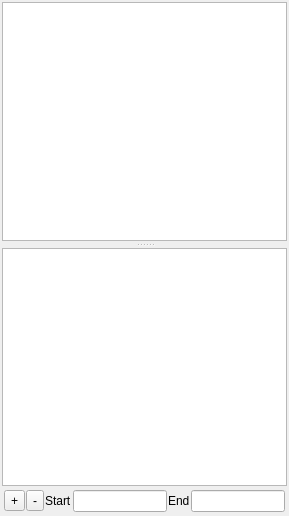
<?xml version="1.0" encoding="UTF-8"?>
<ui version="4.0">
 <class>annotationPaneBase</class>
 <widget class="QWidget" name="annotationPaneBase">
  <property name="geometry">
   <rect>
    <x>0</x>
    <y>0</y>
    <width>289</width>
    <height>516</height>
   </rect>
  </property>
  <property name="windowTitle">
   <string>Form</string>
  </property>
  <layout class="QVBoxLayout" name="verticalLayout">
   <property name="spacing">
    <number>2</number>
   </property>
   <property name="margin">
    <number>2</number>
   </property>
   <item>
    <widget class="QSplitter" name="splitter">
     <property name="frameShadow">
      <enum>QFrame::Plain</enum>
     </property>
     <property name="orientation">
      <enum>Qt::Vertical</enum>
     </property>
     <property name="handleWidth">
      <number>7</number>
     </property>
     <widget class="QListWidget" name="annotationListWidget"/>
     <widget class="QTextEdit" name="noteEdit"/>
    </widget>
   </item>
   <item>
    <widget class="QWidget" name="widget" native="true">
     <property name="sizePolicy">
      <sizepolicy hsizetype="Preferred" vsizetype="Fixed">
       <horstretch>0</horstretch>
       <verstretch>0</verstretch>
      </sizepolicy>
     </property>
     <layout class="QHBoxLayout" name="horizontalLayout">
      <property name="spacing">
       <number>1</number>
      </property>
      <property name="margin">
       <number>2</number>
      </property>
      <item>
       <widget class="QToolButton" name="addAnnotationButton">
        <property name="text">
         <string>+</string>
        </property>
       </widget>
      </item>
      <item>
       <widget class="QToolButton" name="deleteAnnotationButton">
        <property name="text">
         <string>-</string>
        </property>
       </widget>
      </item>
      <item>
       <layout class="QFormLayout" name="formLayout">
        <property name="formAlignment">
         <set>Qt::AlignCenter</set>
        </property>
        <item row="0" column="0">
         <widget class="QLabel" name="label">
          <property name="text">
           <string>Start</string>
          </property>
         </widget>
        </item>
        <item row="0" column="1">
         <widget class="QLineEdit" name="startFrameEdit">
          <property name="sizePolicy">
           <sizepolicy hsizetype="Minimum" vsizetype="Fixed">
            <horstretch>0</horstretch>
            <verstretch>0</verstretch>
           </sizepolicy>
          </property>
          <property name="minimumSize">
           <size>
            <width>50</width>
            <height>0</height>
           </size>
          </property>
         </widget>
        </item>
       </layout>
      </item>
      <item>
       <layout class="QFormLayout" name="formLayout_2">
        <property name="formAlignment">
         <set>Qt::AlignCenter</set>
        </property>
        <item row="0" column="0">
         <widget class="QLabel" name="label_2">
          <property name="text">
           <string>End</string>
          </property>
         </widget>
        </item>
        <item row="0" column="1">
         <widget class="QLineEdit" name="endFrameEdit">
          <property name="sizePolicy">
           <sizepolicy hsizetype="Minimum" vsizetype="Fixed">
            <horstretch>0</horstretch>
            <verstretch>0</verstretch>
           </sizepolicy>
          </property>
          <property name="minimumSize">
           <size>
            <width>50</width>
            <height>0</height>
           </size>
          </property>
         </widget>
        </item>
       </layout>
      </item>
     </layout>
    </widget>
   </item>
  </layout>
 </widget>
 <resources/>
 <connections/>
</ui>
